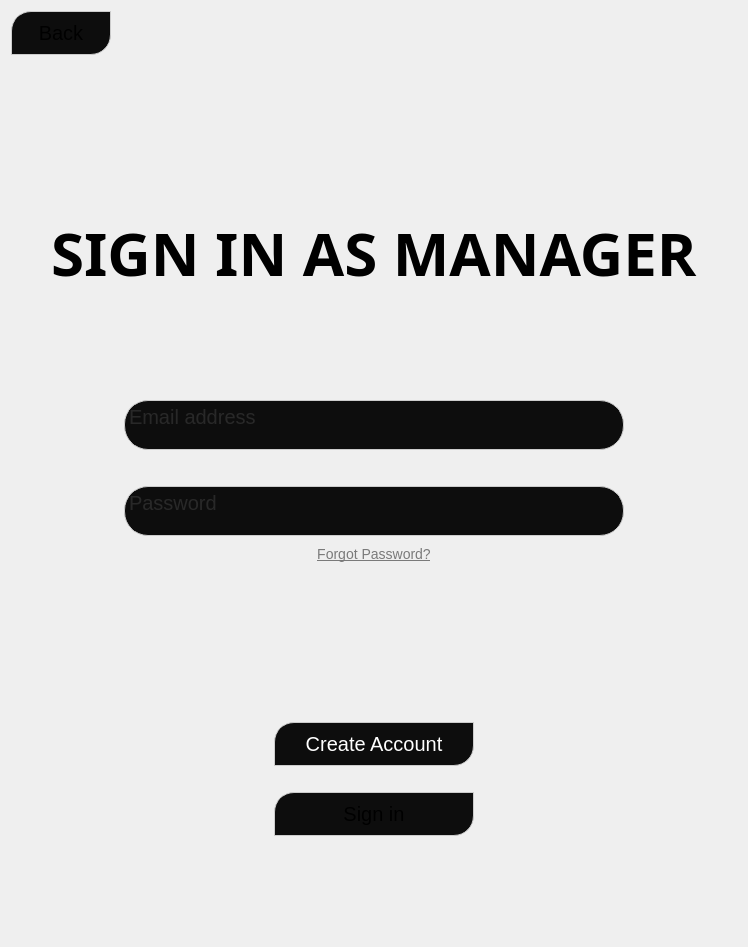
      <widget class="QWidget" name="ManagerLoginPage">
       <property name="styleSheet">
        <string notr="true">

									QWidget#ManagerLoginPage {
									background-color: qradialgradient(spread:pad, cx:0.506, cy:0.494318, radius:0.659, fx:0.5, fy:0.5, stop:0.47191 rgba(2, 2, 3, 255), stop:1 rgba(33, 35, 53, 255));
									}

								</string>
       </property>
       <layout class="QVBoxLayout" name="verticalLayout_3">
        <item>
         <layout class="QVBoxLayout" name="verticalLayout">
          <item>
           <layout class="QHBoxLayout" name="horizontalLayout_2">
            <item>
             <widget class="QPushButton" name="backButton1">
              <property name="minimumSize">
               <size>
                <width>100</width>
                <height>44</height>
               </size>
              </property>
              <property name="styleSheet">
               <string notr="true">

																QPushButton#backButton1 {
																background-color: #0d0d0d;
																border: 1px solid #cccccc;
																border-top-left-radius: 20px;
																border-bottom-right-radius: 20px;
																font-size: 20px;
																}

																QPushButton#backButton1:hover {
																background-color: #490303;
																}

															</string>
              </property>
              <property name="text">
               <string>Back</string>
              </property>
             </widget>
            </item>
            <item>
             <spacer name="horizontalSpacer_3">
              <property name="orientation">
               <enum>Qt::Orientation::Horizontal</enum>
              </property>
              <property name="sizeHint" stdset="0">
               <size>
                <width>40</width>
                <height>20</height>
               </size>
              </property>
             </spacer>
            </item>
           </layout>
          </item>
          <item>
           <spacer name="verticalSpacer_4">
            <property name="orientation">
             <enum>Qt::Orientation::Vertical</enum>
            </property>
            <property name="sizeType">
             <enum>QSizePolicy::Policy::Preferred</enum>
            </property>
            <property name="sizeHint" stdset="0">
             <size>
              <width>20</width>
              <height>150</height>
             </size>
            </property>
           </spacer>
          </item>
          <item>
           <layout class="QHBoxLayout" name="horizontalLayout_6">
            <item>
             <spacer name="horizontalSpacer_4">
              <property name="orientation">
               <enum>Qt::Orientation::Horizontal</enum>
              </property>
              <property name="sizeHint" stdset="0">
               <size>
                <width>40</width>
                <height>20</height>
               </size>
              </property>
             </spacer>
            </item>
            <item>
             <widget class="QLabel" name="label">
              <property name="font">
               <font>
                <family>ISOCP</family>
                <pointsize>40</pointsize>
                <italic>false</italic>
                <bold>true</bold>
               </font>
              </property>
              <property name="styleSheet">
               <string notr="true">

																QLabel#label  {
																font-size: 60px;
																font: 40pt &quot;ISOCP&quot;;
																font-weight: bold;
																}

															</string>
              </property>
              <property name="text">
               <string>SIGN IN AS MANAGER</string>
              </property>
             </widget>
            </item>
            <item>
             <spacer name="horizontalSpacer_5">
              <property name="orientation">
               <enum>Qt::Orientation::Horizontal</enum>
              </property>
              <property name="sizeHint" stdset="0">
               <size>
                <width>40</width>
                <height>20</height>
               </size>
              </property>
             </spacer>
            </item>
           </layout>
          </item>
          <item>
           <spacer name="verticalSpacer_5">
            <property name="orientation">
             <enum>Qt::Orientation::Vertical</enum>
            </property>
            <property name="sizeType">
             <enum>QSizePolicy::Policy::Preferred</enum>
            </property>
            <property name="sizeHint" stdset="0">
             <size>
              <width>20</width>
              <height>100</height>
             </size>
            </property>
           </spacer>
          </item>
          <item>
           <layout class="QHBoxLayout" name="horizontalLayout_4">
            <item>
             <widget class="QTextEdit" name="managerLoginEmail">
              <property name="minimumSize">
               <size>
                <width>0</width>
                <height>50</height>
               </size>
              </property>
              <property name="maximumSize">
               <size>
                <width>500</width>
                <height>50</height>
               </size>
              </property>
              <property name="layoutDirection">
               <enum>Qt::LayoutDirection::LeftToRight</enum>
              </property>
              <property name="autoFillBackground">
               <bool>false</bool>
              </property>
              <property name="styleSheet">
               <string notr="true">

																QTextEdit#managerLoginEmail {
																color: rgb(68, 68, 68);
																background-color: #0d0d0d;
																border: 1px solid #cccccc;
																font-size: 20px;
																border-radius: 24px;
																}

															</string>
              </property>
              <property name="placeholderText">
               <string>Email address</string>
              </property>
             </widget>
            </item>
           </layout>
          </item>
          <item>
           <spacer name="verticalSpacer_16">
            <property name="orientation">
             <enum>Qt::Orientation::Vertical</enum>
            </property>
            <property name="sizeHint" stdset="0">
             <size>
              <width>20</width>
              <height>0</height>
             </size>
            </property>
           </spacer>
          </item>
          <item>
           <spacer name="verticalSpacer_24">
            <property name="orientation">
             <enum>Qt::Orientation::Vertical</enum>
            </property>
            <property name="sizeHint" stdset="0">
             <size>
              <width>20</width>
              <height>30</height>
             </size>
            </property>
           </spacer>
          </item>
          <item>
           <spacer name="verticalSpacer_9">
            <property name="orientation">
             <enum>Qt::Orientation::Vertical</enum>
            </property>
            <property name="sizeType">
             <enum>QSizePolicy::Policy::Preferred</enum>
            </property>
            <property name="sizeHint" stdset="0">
             <size>
              <width>20</width>
              <height>0</height>
             </size>
            </property>
           </spacer>
          </item>
          <item>
           <layout class="QHBoxLayout" name="horizontalLayout_5">
            <item>
             <widget class="QTextEdit" name="managerPasswordLogin">
              <property name="minimumSize">
               <size>
                <width>0</width>
                <height>50</height>
               </size>
              </property>
              <property name="maximumSize">
               <size>
                <width>500</width>
                <height>50</height>
               </size>
              </property>
              <property name="styleSheet">
               <string notr="true">

																QTextEdit#managerPasswordLogin {
																color: rgb(68, 68, 68);
																background-color: #0d0d0d;
																border: 1px solid #cccccc;
																font-size: 20px;
																border-radius: 24px;
																}

															</string>
              </property>
              <property name="placeholderText">
               <string>Password</string>
              </property>
             </widget>
            </item>
           </layout>
          </item>
          <item>
           <layout class="QHBoxLayout" name="horizontalLayout_13">
            <item>
             <widget class="QPushButton" name="forgotPasswordButton2">
              <property name="minimumSize">
               <size>
                <width>0</width>
                <height>19</height>
               </size>
              </property>
              <property name="maximumSize">
               <size>
                <width>150</width>
                <height>16777215</height>
               </size>
              </property>
              <property name="font">
               <font>
                <pointsize>-1</pointsize>
                <underline>true</underline>
               </font>
              </property>
              <property name="layoutDirection">
               <enum>Qt::LayoutDirection::LeftToRight</enum>
              </property>
              <property name="styleSheet">
               <string notr="true">

																QPushButton#forgotPasswordButton2 {
																background-color: transparent;
																font-size: 14px;
																color: rgb(122, 122, 122);
																}

															</string>
              </property>
              <property name="text">
               <string>Forgot Password?</string>
              </property>
              <property name="flat">
               <bool>true</bool>
              </property>
             </widget>
            </item>
           </layout>
          </item>
          <item>
           <spacer name="verticalSpacer_3">
            <property name="orientation">
             <enum>Qt::Orientation::Vertical</enum>
            </property>
            <property name="sizeType">
             <enum>QSizePolicy::Policy::Preferred</enum>
            </property>
            <property name="sizeHint" stdset="0">
             <size>
              <width>20</width>
              <height>150</height>
             </size>
            </property>
           </spacer>
          </item>
          <item>
           <layout class="QHBoxLayout" name="horizontalLayout_12">
            <item>
             <spacer name="horizontalSpacer_11">
              <property name="orientation">
               <enum>Qt::Orientation::Horizontal</enum>
              </property>
              <property name="sizeType">
               <enum>QSizePolicy::Policy::Preferred</enum>
              </property>
              <property name="sizeHint" stdset="0">
               <size>
                <width>40</width>
                <height>20</height>
               </size>
              </property>
             </spacer>
            </item>
            <item>
             <widget class="QPushButton" name="createManagerAccButton">
              <property name="minimumSize">
               <size>
                <width>200</width>
                <height>44</height>
               </size>
              </property>
              <property name="maximumSize">
               <size>
                <width>150</width>
                <height>16777215</height>
               </size>
              </property>
              <property name="styleSheet">
               <string notr="true">

																QPushButton#createManagerAccButton {
																background-color: #0d0d0d;
																border: 1px solid #cccccc;
																border-top-left-radius: 20px;
																border-bottom-right-radius: 20px;
																font-size: 20px;
																color: white;
																}

																QPushButton#createManagerAccButton:hover {
																background-color: #490303;
																}

															</string>
              </property>
              <property name="text">
               <string>Create Account</string>
              </property>
             </widget>
            </item>
            <item>
             <spacer name="horizontalSpacer_12">
              <property name="orientation">
               <enum>Qt::Orientation::Horizontal</enum>
              </property>
              <property name="sizeType">
               <enum>QSizePolicy::Policy::Preferred</enum>
              </property>
              <property name="sizeHint" stdset="0">
               <size>
                <width>40</width>
                <height>20</height>
               </size>
              </property>
             </spacer>
            </item>
           </layout>
          </item>
          <item>
           <spacer name="verticalSpacer_26">
            <property name="orientation">
             <enum>Qt::Orientation::Vertical</enum>
            </property>
            <property name="sizeHint" stdset="0">
             <size>
              <width>20</width>
              <height>20</height>
             </size>
            </property>
           </spacer>
          </item>
          <item>
           <spacer name="verticalSpacer_10">
            <property name="orientation">
             <enum>Qt::Orientation::Vertical</enum>
            </property>
            <property name="sizeType">
             <enum>QSizePolicy::Policy::Preferred</enum>
            </property>
            <property name="sizeHint" stdset="0">
             <size>
              <width>20</width>
              <height>0</height>
             </size>
            </property>
           </spacer>
          </item>
          <item>
           <layout class="QHBoxLayout" name="horizontalLayout_3">
            <item>
             <spacer name="horizontalSpacer">
              <property name="orientation">
               <enum>Qt::Orientation::Horizontal</enum>
              </property>
              <property name="sizeType">
               <enum>QSizePolicy::Policy::Preferred</enum>
              </property>
              <property name="sizeHint" stdset="0">
               <size>
                <width>40</width>
                <height>20</height>
               </size>
              </property>
             </spacer>
            </item>
            <item>
             <widget class="QPushButton" name="managerLoginButton">
              <property name="minimumSize">
               <size>
                <width>200</width>
                <height>44</height>
               </size>
              </property>
              <property name="maximumSize">
               <size>
                <width>0</width>
                <height>16777215</height>
               </size>
              </property>
              <property name="font">
               <font>
                <pointsize>-1</pointsize>
               </font>
              </property>
              <property name="styleSheet">
               <string notr="true">

																QPushButton#managerLoginButton {
																background-color: #0d0d0d;
																border: 1px solid #cccccc;
																border-top-left-radius: 20px;
																border-bottom-right-radius: 20px;
																font-size: 20px;
																}

																QPushButton#managerLoginButton:hover {
																background-color: #490303;
																}

															</string>
              </property>
              <property name="text">
               <string>Sign in</string>
              </property>
             </widget>
            </item>
            <item>
             <spacer name="horizontalSpacer_2">
              <property name="orientation">
               <enum>Qt::Orientation::Horizontal</enum>
              </property>
              <property name="sizeType">
               <enum>QSizePolicy::Policy::Preferred</enum>
              </property>
              <property name="sizeHint" stdset="0">
               <size>
                <width>40</width>
                <height>20</height>
               </size>
              </property>
             </spacer>
            </item>
           </layout>
          </item>
         </layout>
        </item>
        <item>
         <layout class="QVBoxLayout" name="verticalLayout_11"/>
        </item>
        <item>
         <spacer name="verticalSpacer_21">
          <property name="orientation">
           <enum>Qt::Orientation::Vertical</enum>
          </property>
          <property name="sizeHint" stdset="0">
           <size>
            <width>20</width>
            <height>100</height>
           </size>
          </property>
         </spacer>
        </item>
       </layout>
      </widget>
